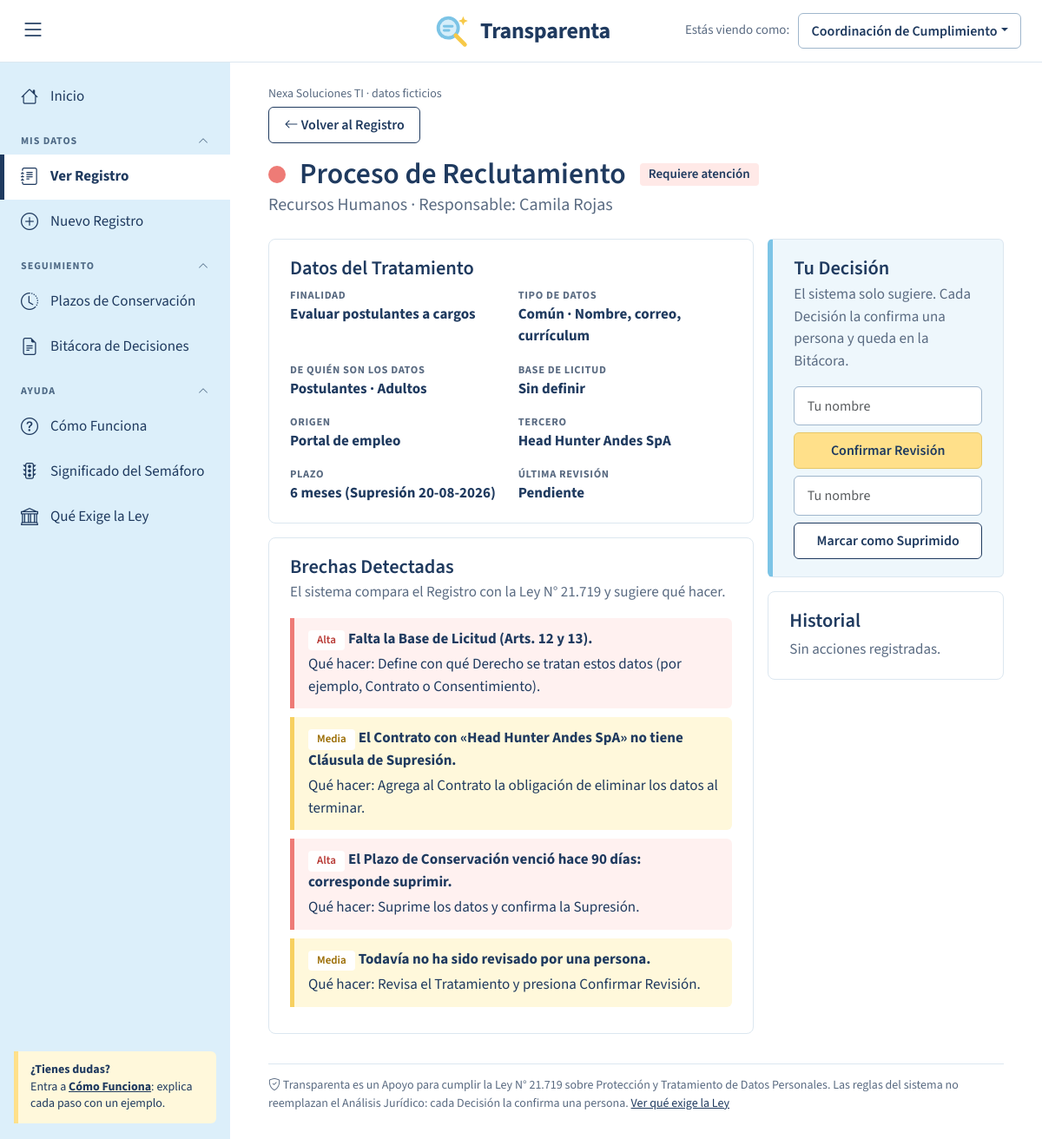
Page /tratamiento/2 on the committed database.
### tables this page shows
CREATE TABLE tratamiento (
    id                  INTEGER PRIMARY KEY AUTOINCREMENT,
    area_id             INTEGER NOT NULL REFERENCES area(id),
    actividad           TEXT NOT NULL,
    finalidad           TEXT,
    categoria_dato      TEXT NOT NULL CHECK (categoria_dato IN ('Común','Económico','Sensible','Geolocalización')),
    detalle_datos       TEXT,
    grupo_titular       TEXT NOT NULL CHECK (grupo_titular IN ('Empleados','Empleados Externos','Proveedores','Clientes','Postulantes','Familiares de Empleados')),
    titulares           TEXT NOT NULL CHECK (titulares IN ('Adultos','Adolescentes (14-17)','Niños y niñas (<14)')),
    base_licitud        TEXT CHECK (base_licitud IN ('Consentimiento','Contrato','Obligación legal','Interés legítimo','Obligación económica','Defensa de derechos') OR base_licitud IS NULL),
    origen              TEXT,
    responsable         TEXT,
    plazo_meses         INTEGER,
    fecha_inicio        TEXT NOT NULL,
    tercero_id          INTEGER REFERENCES tercero(id),
    medidas_seguridad   TEXT,
    revisado_por        TEXT,
    fecha_revision      TEXT,
    suprimido           INTEGER NOT NULL DEFAULT 0 CHECK (suprimido IN (0,1))
);

CREATE TABLE area (
    id           INTEGER PRIMARY KEY AUTOINCREMENT,
    nombre       TEXT NOT NULL UNIQUE,
    responsable  TEXT
);

CREATE TABLE tercero (
    id                 INTEGER PRIMARY KEY AUTOINCREMENT,
    nombre             TEXT NOT NULL,
    rol                TEXT NOT NULL CHECK (rol IN ('Encargado','Proveedor','Otro')),
    contrato_vigente   INTEGER NOT NULL DEFAULT 0 CHECK (contrato_vigente IN (0,1)),
    clausula_supresion INTEGER NOT NULL DEFAULT 0 CHECK (clausula_supresion IN (0,1))
);

### APLICACION/app.py (the view)
@app.route("/tratamiento/<int:tid>")
def detalle(tid):
    con = conectar()
    t = con.execute(CONSULTA + " WHERE t.id = ?", (tid,)).fetchone()
    if t is None: abort(404)
    brechas, semaforo, supresion, dias = analizar(t)
    hist = con.execute("SELECT * FROM bitacora WHERE tratamiento_id = ? ORDER BY id DESC", (tid,)).fetchall()
    con.close()
    return render_template("detalle.html", es_nuevo=request.args.get("nuevo"), t=t, brechas=brechas, semaforo=semaforo, supresion=supresion, dias=dias, hist=hist)

### APLICACION/app.py (called while the page is built)
def conectar():
    con = sqlite3.connect(RUTA_BD)
    con.row_factory = sqlite3.Row
    con.execute("PRAGMA foreign_keys = ON")
    return con

def sumar_meses(fecha, meses):
    m = fecha.month - 1 + meses
    anio, mes = fecha.year + m // 12, m % 12 + 1
    dia = min(fecha.day, [31, 29 if anio % 4 == 0 and (anio % 100 != 0 or anio % 400 == 0) else 28,
                          31, 30, 31, 30, 31, 31, 30, 31, 30, 31][mes - 1])
    return date(anio, mes, dia)

def lista_areas():
    con = conectar()
    areas = con.execute("SELECT * FROM area ORDER BY id").fetchall()
    con.close()
    return areas

def titulo(texto):
    if not texto: return texto
    palabras, salida = str(texto).split(" "), []
    for i, p in enumerate(palabras):
        pura = p.strip("«»()¿?¡!,.")
        if i > 0 and pura.lower() in MENORES: salida.append(p)
        elif p[:1] in "«(" and len(p) > 1: salida.append(p[0] + p[1:2].upper() + p[2:])
        else: salida.append(p[:1].upper() + p[1:])
    return " ".join(salida)

def que_hacer(texto):
    for clave, ayuda in QUE_HACER:
        if clave.lower() in texto.lower(): return ayuda
    return "Revisa este punto con tu equipo."

@app.context_processor
def contexto():
    rol = session.get("rol", "coord")
    areas = lista_areas()
    area_id = session.get("area_id", 1)
    area = next((a for a in areas if a["id"] == area_id), areas[0])
    return {"rol": rol, "areas_menu": areas, "area_actual": area, "ep": request.endpoint}

### APLICACION/templates/detalle.html (shortened to what this page needs)
{% extends "base.html" %}
{% block contenido %}
<a class="btn btn-borde mb-3" href="{{ url_for('registro') }}"><i class="bi bi-arrow-left"></i> Volver al Registro</a>
<div class="d-flex align-items-center gap-3 flex-wrap"><span class="luz {{ semaforo }}" style="width:20px;height:20px"></span><h1 class="mb-0">{{ t.actividad|titulo }}</h1>
  <span class="pastilla" style="font-size:15px;background:{{ '#FFE9E7' if semaforo=='rojo' else '#FFF8DB' if semaforo=='amarillo' else '#E9F7EF' }}">{{ 'Requiere atención' if semaforo=='rojo' else 'Por revisar' if semaforo=='amarillo' else 'En orden' }}</span></div>
<div class="muted fs-5 mb-4">{{ t.area_nombre }} · Responsable: {{ t.responsable|titulo }}</div>
<div class="row g-3">
 <div class="col-lg-8 d-flex flex-column gap-3">
  <section class="tarjeta"><h2>Datos del Tratamiento</h2>
   <div class="row g-3">
    {% for k,v in [('Finalidad',t.finalidad),('Tipo de Datos', t.categoria_dato ~ (' · ' ~ t.detalle_datos if t.detalle_datos else '')),('De Quién Son los Datos', t.grupo_titular ~ ' · ' ~ t.titulares|titulo),('Base de Licitud', t.base_licitud|titulo or 'Sin definir'),('Origen', t.origen or '—'),('Tercero', t.tercero_nombre or 'Ninguno'),('Plazo', (t.plazo_meses ~ ' meses' if t.plazo_meses else 'Sin definir') ~ (' (Supresión ' ~ supresion.strftime('%d-%m-%Y') ~ ')' if supresion else '')),('Última Revisión', (t.revisado_por|titulo ~ ' · ' ~ t.fecha_revision|fecha) if t.revisado_por else 'Pendiente')] %}
    <div class="col-sm-6"><div class="eti">{{ k }}</div><div class="fw-bold">{{ v }}</div></div>{% endfor %}
   </div></section>
  <section class="tarjeta"><h2 class="mb-1">Brechas Detectadas</h2><div class="muted mb-3">El sistema compara el Registro con la Ley N°&nbsp;21.719 y sugiere qué hacer.</div>
   {% for g, texto in brechas %}<div class="brecha {{ g }}"><span class="pastilla p-{{ g|lower }} me-1">{{ g }}</span><b>{{ texto }}</b><div class="mt-1">Qué hacer: {{ que_hacer(texto) }}</div></div>
   {% else %}<div class="brecha" style="background:var(--menta)"><b>No se detectaron Brechas.</b> Este Tratamiento cumple con las reglas del sistema.</div>{% endfor %}</section>
 </div>
 <div class="col-lg-4 d-flex flex-column gap-3">
  <section class="tarjeta celeste"><h2 class="mb-1">Tu Decisión</h2><div class="muted mb-3">El sistema solo sugiere. Cada Decisión la confirma una persona y queda en la Bitácora.</div>
   <form method="post" action="{{ url_for('revisar', tid=t.id) }}" class="mb-2">
    <input class="form-control mb-2" type="text" name="usuario" placeholder="Tu nombre" required aria-label="Tu nombre">
    <button class="btn btn-banana w-100">Confirmar Revisión</button></form>
   <form method="post" action="{{ url_for('suprimir', tid=t.id) }}" onsubmit="return confirm('¿Confirmas que los datos fueron suprimidos?');">
    <input class="form-control mb-2" type="text" name="usuario" placeholder="Tu nombre" required aria-label="Tu nombre">
    <button class="btn btn-borde w-100">Marcar como Suprimido</button></form></section>
  <section class="tarjeta"><h2>Historial</h2>
   {% for h in hist %}<div class="fila"><span class="luz" style="background:#7CC4E6"></span><span><b>{{ h.accion }}</b> · {{ h.usuario|titulo }}<br><span class="muted small">{{ h.fecha_hora|fecha }} · {{ h.detalle }}</span></span></div>
   {% else %}<div class="muted">Sin acciones registradas.</div>{% endfor %}</section>
 </div>
</div>
{% endblock %}

### APLICACION/static/app.css (style rules this page uses)
:root { --marino:#1F3A5F;--gris:#5A6B82;--celeste:#DCEFFA;--celeste2:#BFE3F2;--celeste3:#EEF7FC;--vainilla:#FFF3C4;--banana:#FFE08A; --menta:#E9F7EF;--rosa:#FFE9E7;--lila:#EFEAFB;--rojo:#EE7B76;--amar:#F7D060;--verde:#7DCB9C;--borde:#DCE7F0;--azul:#7CC4E6; --bs-link-color:#1F3A5F;--bs-link-hover-color:#0F2A4A;--bs-link-color-rgb:31,58,95; --bs-body-font-family:'Source Sans 3','Segoe UI',Arial,sans-serif;--bs-body-color:#1F3A5F;--bs-body-bg:#fff;--bs-border-radius:.4rem }
body { font-size:17px }
h1,h2 { font-weight:600;color:var(--marino) }
h1 { font-size:2.1rem;margin-bottom:.4rem }
h2 { font-size:1.4rem }
.muted { color:var(--gris) }
.tarjeta { border:1px solid var(--borde);border-radius:8px;padding:20px 24px;background:#fff }
.tarjeta.celeste,.tarjeta.van,.tarjeta.rosa,.tarjeta.menta,.tarjeta.lila { border-left-width:6px;border-radius:6px }
.tarjeta.celeste { background:var(--celeste3);border-left-color:var(--azul) }
.btn { border-radius:6px;font-weight:600;padding:.5rem 1.1rem }
.btn-banana { background:var(--banana);border:1px solid #E6C766;color:var(--marino) }
.btn-borde { background:#fff;border:1px solid var(--marino);color:var(--marino) }
.luz { display:inline-block;width:12px;height:12px;border-radius:50%;flex:none }
.luz.rojo { background:var(--rojo) }
.pastilla { display:inline-block;padding:2px 10px;border-radius:4px;font-weight:600;font-size:13px }
.p-alta { background:#fff;color:#B83B36 }
.p-media { background:#fff;color:#9A6B00 }
.brecha { border-left:5px solid;border-radius:0 6px 6px 0;padding:12px 16px;margin-bottom:10px }
.brecha.Alta { background:#FFF1F0;border-color:var(--rojo) }
.brecha.Media { background:#FFF8DB;border-color:var(--amar) }
.eti { font-size:.78rem;font-weight:700;text-transform:uppercase;letter-spacing:.05em;color:var(--gris) }
.form-control,.form-select { border:1px solid #9FB6CC;border-radius:6px;padding:.6rem .9rem }

### rows in the picture
tratamiento: actividad|titulo "Proceso de Reclutamiento", responsable|titulo "Camila Rojas", k "FINALIDAD", finalidad "Evaluar postulantes a cargos", k "ORIGEN", origen "Portal de empleo", k "TERCERO", nombre "Head Hunter Andes SpA"
area: area_nombre "Recursos Humanos"

### other values in the picture
{{ k }} "TIPO DE DATOS" "DE QUIÉN SON LOS DATOS" "BASE DE LICITUD" "PLAZO" "ÚLTIMA REVISIÓN"
{{ v }} "Común · Nombre, correo, currículum" "Postulantes · Adultos" "Sin definir" "6 meses (Supresión 20-08-2026)" "Pendiente"
{{ g }} "Alta" "Media" "Alta" "Media"
{{ texto }} "Falta la Base de Licitud (Arts. 12 y 13)." "El Contrato con «Head Hunter Andes SpA» no tiene Cláusula de Supresión." "El Plazo de Conservación venció hace 90 días: corresponde suprimir." "Todavía no ha sido revisado por una persona."
{{ que_hacer(texto) }} "Define con qué Derecho se tratan estos datos (por ejemplo, Contrato o Consentimiento)." "Agrega al Contrato la obligación de eliminar los datos al terminar." "Suprime los datos y confirma la Supresión." "Revisa el Tratamiento y presiona Confirmar Revisión."
